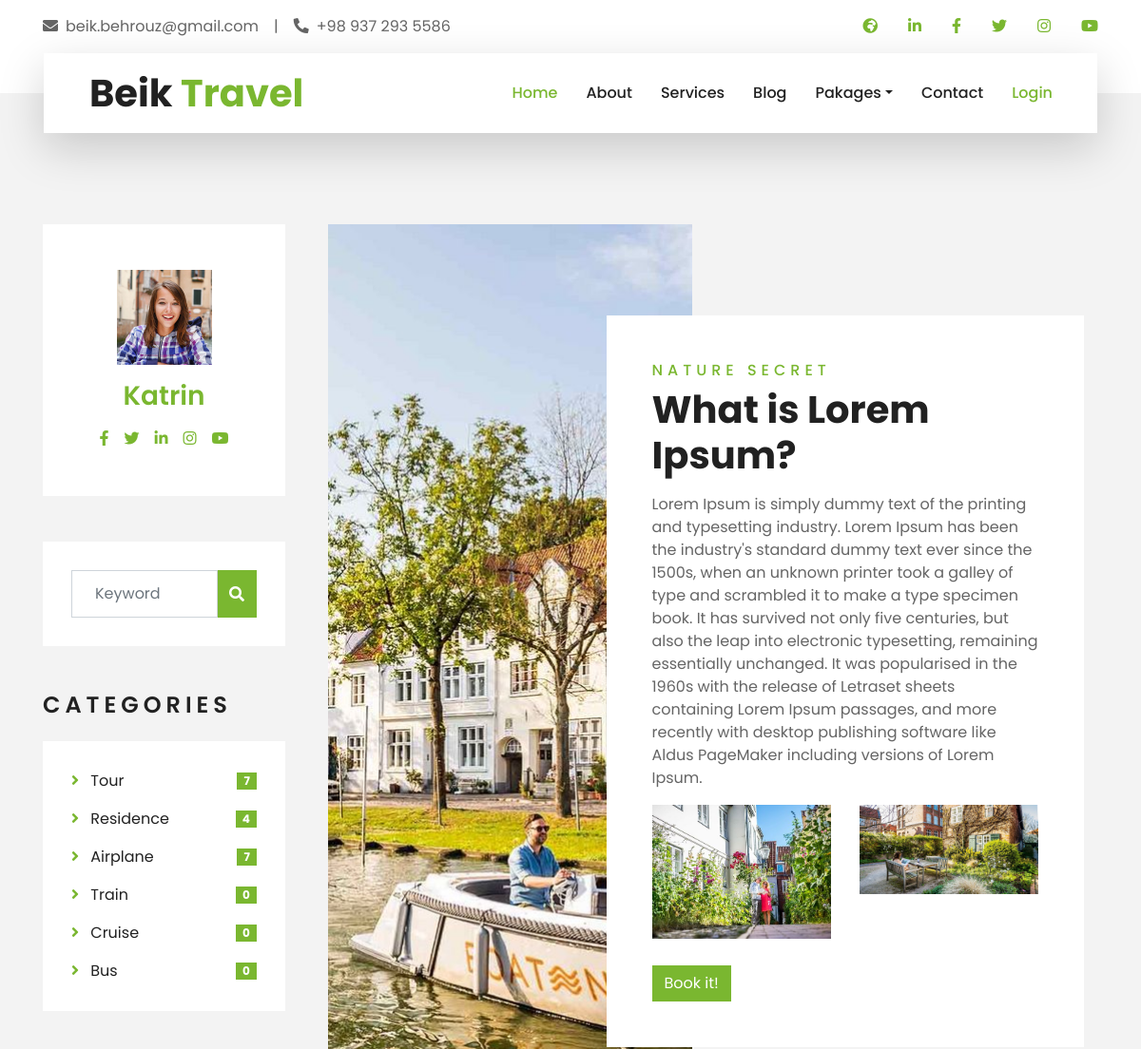
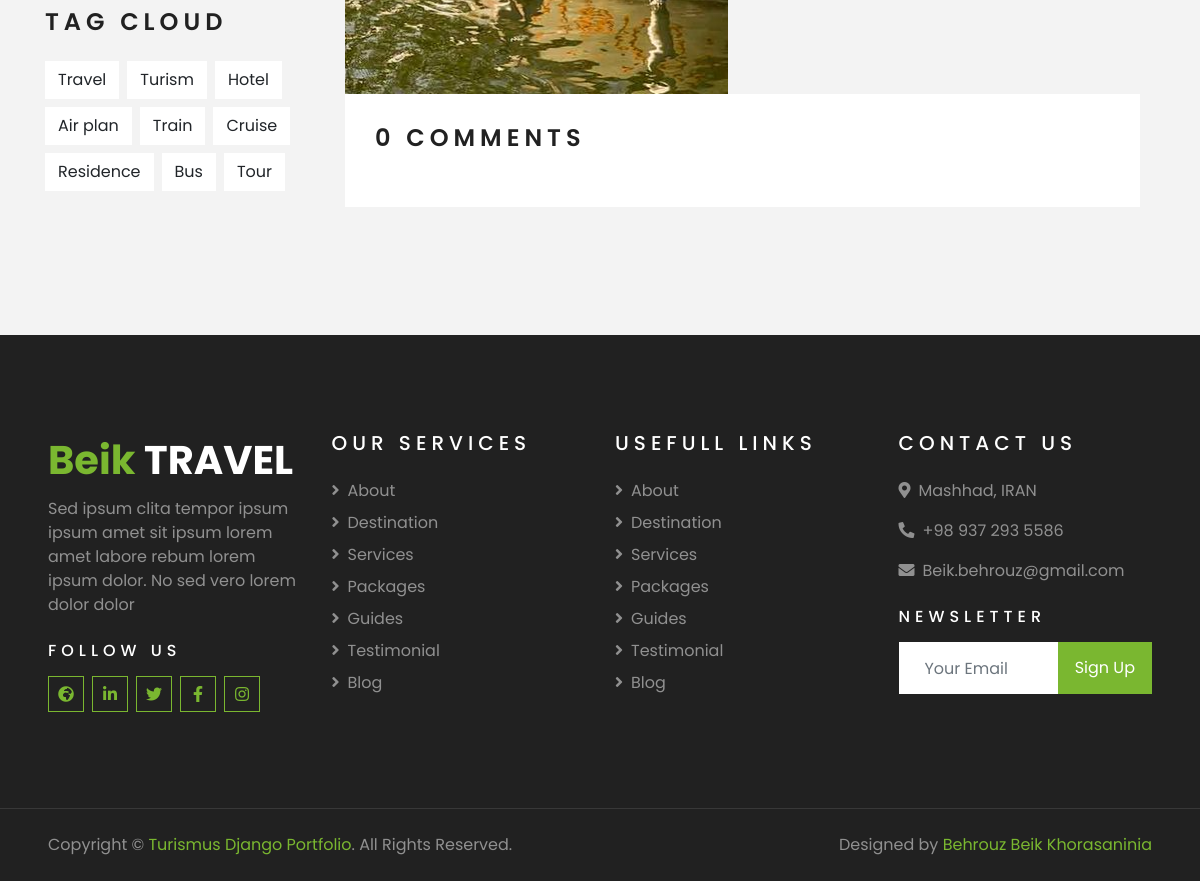
/Blog/blogdetail/4/, run on the app's committed database (2 pictures, top to bottom).
### Account/models.py (models this page shows, shortened)
class CustomUser (AbstractBaseUser, PermissionsMixin):
    USERTYPE=(
        ('Ma','MASTER'),
        ('Tr','TRAVELER'),
        ('Us','USER'),
        ('Bl','BLOGER'),
        ('Gu', 'GUIDE'),
    )
    username = models.CharField ( max_length=100, blank=True,null=True )
    mobile  = models.CharField ( max_length=15, default='0' )
    email = models.EmailField(unique=True)
    usertype = models.CharField ( max_length=2, choices=USERTYPE, default='Us' )
    firstname  = models.CharField ( blank=True,null=True,max_length=50 )
    lastname  = models.CharField ( blank=True,null=True,max_length=50 )
    first_name  = models.CharField ( blank=True,null=True,max_length=50 )
    last_name  = models.CharField ( blank=True,null=True,max_length=50 )
    unicid  = models.CharField ( max_length=10, unique=True )
    birthday  = models.DateTimeField ( blank=True,null=True )
    gender  = models.BooleanField ( blank=True,null=True )
    status = models.BooleanField(default=False)
    image = models.ImageField ( blank=True,null=True,upload_to='Profile' )
    city = models.ForeignKey(to='Home.City', on_delete=models.CASCADE, blank=True,null=True)
    profesional = models.CharField ( max_length=50, blank=True, null=True )
    is_superuser = models.BooleanField(default=False)
    is_staff = models.BooleanField(default=False)
    is_active = models.BooleanField(default=False)
    date_joined = models.DateTimeField(blank=True, null=True)
    USERNAME_FIELD = 'email'
    EMAIL_FIELD = 'email'
    REQUIRED_FIELDS = []
    objects = UserManager()

### Blog/models.py (models this page shows, shortened)
class ArticleImg(models.Model):
    title = models.CharField(max_length=15, default="0")
    image = models.ImageField(upload_to='Frame')
    article = models.ForeignKey(Article, on_delete=models.CASCADE)
    imgOrder = models.PositiveIntegerField()

class Article(models.Model):
    STATUS_CHOISES =(
        ('pub' , 'Published'),
        ('drf', 'Draft'),
    )
    title = models.CharField(max_length=50)
    frame = models.ForeignKey(Frame, on_delete=models.CASCADE)
    create = models.DateTimeField(auto_now_add=True)
    update = models.DateTimeField(auto_now=True)
    author = models.ForeignKey( CustomUser, on_delete=models.CASCADE )
    status = models.CharField(choices=STATUS_CHOISES,max_length=3,default='drf')

class ArticlePart(models.Model):
    partTitle = models.CharField(max_length=50)
    text = models.TextField()
    article = models.ForeignKey(Article, on_delete=models.CASCADE)
    partOrder = models.PositiveIntegerField()

class ArticleLink(models.Model):
    title = models.CharField(max_length=50, default="0")
    link = models.CharField(max_length=150)
    article = models.ForeignKey(Article, on_delete=models.CASCADE)
    linkOrder = models.PositiveIntegerField()

### Blog/views.py (the view)
# urls.py: path('blogdetail/<int:articleid>/', views.blogdetail, name='blogdetail'),
def blogdetail(request, articleid):
    class counter():
        tour = Tour.objects.all().count()
        airplane = Transport.objects.filter(beginning__type='Pl').count()
        train = Transport.objects.filter(beginning__type='Tr').count()
        bus = Transport.objects.filter(beginning__type='BU').count()
        cruise = Transport.objects.filter(beginning__type='Cr').count()
        residence = Residence.objects.all().count()
    class MyArticle:
        def __init__(self, selectarticle):
            self.id = selectarticle.id
            self.parts = ArticlePart.objects.filter(article_id=selectarticle.id).order_by('partOrder')
            self.images = ArticleImg.objects.filter(article_id=selectarticle.id).order_by('imgOrder')
            self.links = ArticleLink.objects.filter(article_id=selectarticle.id).order_by('linkOrder')
            self.title = selectarticle.title
            self.frame = selectarticle.frame.htmlFileName
            self.create = selectarticle.create
            self.month = (datetime.datetime.strptime(str(self.create.month), "%m")).strftime("%b")
            self.update = selectarticle.update
            self.author = selectarticle.author
            self.status = selectarticle.status
    myarticle = MyArticle(Article.objects.get(id=articleid))
    comments = Comment.objects.filter(article_id=articleid, active=True)
    context = {
        'counter':counter,
        'myarticle' : myarticle,
        'comments':comments,
    }
    return (render(request,'Blog/blogdetail.html',context))

### Blog/templates/Blog/blogdetail.html (shortened to what this page needs)
{% extends '_base.html' %}
{% load static %}
{% load djmoney %}
{% block static%}
    <link href="{% static 'lib/owlcarousel/assets/owl.carousel.min.css' %}" rel="stylesheet">
    <link href="{% static 'lib/tempusdominus/css/tempusdominus-bootstrap-4.min.css' %}" rel="stylesheet" />
    <link href="{% static 'css/style.css' %}" rel="stylesheet">
    <link href="{% static 'css/newstyle.css' %}" rel="stylesheet">
{%endblock%}
{% block body %}
    <div class="container-fluid py-5">
        <div class="container py-5">
            <div class="row">
                <div class="col-lg-3 mt-5 mt-lg-0">
                    <div class="d-flex flex-column text-center bg-white mb-5 py-5 px-4">
                        {% if myarticle.author.image %}
                        <img src="{{ myarticle.author.image.url }}" alt="{{ myarticle.author.firstname }}" class="img-fluid mx-auto mb-3" style="width: 100px;">
                        {% endif %}
                        <h3 class="text-primary mb-3">{{ myarticle.author.firstname }}</h3>
                        <div class="d-flex justify-content-center">
                            <a class="text-primary px-2" href="">
                                <i class="fab fa-facebook-f"></i>
                            </a>
                            <a class="text-primary px-2" href="">
                                <i class="fab fa-twitter"></i>
                            </a>
                            <a class="text-primary px-2" href="">
                                <i class="fab fa-linkedin-in"></i>
                            </a>
                            <a class="text-primary px-2" href="">
                                <i class="fab fa-instagram"></i>
                            </a>
                            <a class="text-primary px-2" href="">
                                <i class="fab fa-youtube"></i>
                            </a>
                        </div>
                    </div>
                    <div class="mb-5">
                        <div class="bg-white" style="padding: 30px;">
                            <div class="input-group">
                                <input type="text" class="form-control p-4" placeholder="Keyword">
                                <div class="input-group-append">
                                    <span class="input-group-text bg-primary border-primary text-white"><i
                                            class="fa fa-search"></i></span>
                                </div>
                            </div>
                        </div>
                    </div>
                    <div class="mb-5">
                        <h4 class="text-uppercase mb-4" style="letter-spacing: 5px;">Categories</h4>
                        <div class="bg-white" style="padding: 30px;">
                            <ul class="list-inline m-0">
                                <li class="mb-3 d-flex justify-content-between align-items-center">
                                    <a class="text-dark" href="#">
                                        <i class="fa fa-angle-right text-primary mr-2"></i>
                                        Tour
                                    </a>
                                    <span class="badge badge-primary badge-pill">{{ counter.tour }}</span>
                                </li>
                                <li class="mb-3 d-flex justify-content-between align-items-center">
                                    <a class="text-dark" href="#">
                                        <i class="fa fa-angle-right text-primary mr-2"></i>
                                        Residence
                                    </a>
                                    <span class="badge badge-primary badge-pill">{{ counter.residence }}</span>
                                </li>
                                <li class="mb-3 d-flex justify-content-between align-items-center">
                                    <a class="text-dark" href="#">
                                        <i class="fa fa-angle-right text-primary mr-2"></i>
                                        Airplane
                                    </a>
                                    <span class="badge badge-primary badge-pill">{{ counter.airplane }}</span>
                                </li>
                                <li class="mb-3 d-flex justify-content-between align-items-center">
                                    <a class="text-dark" href="#">
                                        <i class="fa fa-angle-right text-primary mr-2"></i>
                                        Train
                                    </a>
                                    <span class="badge badge-primary badge-pill">{{ counter.train }}</span>
                                </li>
                                <li class="mb-3 d-flex justify-content-between align-items-center">
                                    <a class="text-dark" href="#">
                                        <i class="fa fa-angle-right text-primary mr-2"></i>
                                        Cruise
                                    </a>
                                    <span class="badge badge-primary badge-pill">{{ counter.cruise }}</span>
                                </li>
                                <li class="d-flex justify-content-between align-items-center">
                                    <a class="text-dark" href="#">
                                        <i class="fa fa-angle-right text-primary mr-2"></i>
                                        Bus
                                    </a>
                                    <span class="badge badge-primary badge-pill">{{ counter.bus }}</span>
                                </li>
                            </ul>
                        </div>
                    </div>
                    <div class="mb-5">
                        <h4 class="text-uppercase mb-4" style="letter-spacing: 5px;">Tag Cloud</h4>
                        <div class="d-flex flex-wrap m-n1">
                            <a href="" class="btn btn-light m-1">Travel</a>
                            <a href="" class="btn btn-light m-1">Turism</a>
                            <a href="" class="btn btn-light m-1">Hotel</a>
                            <a href="" class="btn btn-light m-1">Air plan</a>
                            <a href="" class="btn btn-light m-1">Train</a>
                            <a href="" class="btn btn-light m-1">Cruise</a>
                            <a href="" class="btn btn-light m-1">Residence</a>
                            <a href="" class="btn btn-light m-1">Bus</a>
                            <a href="" class="btn btn-light m-1">Tour</a>
                        </div>
                    </div>
                </div>
                <div class="col-lg-9">
                        <div class="col-lg-12">
                            {% include myarticle.frame %}
                        </div>
                        <div class="col-lg-12">
                            <div class="bg-white" style="padding: 30px; margin-bottom: 30px;">
                                <h4 class="text-uppercase mb-4" style="letter-spacing: 5px;">{{ comments.count }} Comments</h4>
                            </div>
                        </div>
                </div>
            </div>
        </div>
    </div>
    {% endblock %}

### templates/blogFrame1.html
{% load static %}
        <div class="row">
            <div class="col-lg-6" style="min-height: 500px;">
                <div class="position-relative h-100">
                    <img class="position-absolute w-100 h-100" src="{{ myarticle.images.0.image.url }}" alt="{{ myarticle.title }}" style="object-fit: cover;">
                </div>
            </div>
            <div class="col-lg-6 pt-5 pb-lg-5">
                <div class="about-text bg-white p-4 p-lg-5 my-lg-5">
                    <h6 class="text-primary text-uppercase" style="letter-spacing: 5px;">{{ myarticle.title }}</h6>
                    <h1 class="mb-3">{{ myarticle.parts.0.partTitle }}</h1>
                    <p>{{ myarticle.parts.0.text }}</p>
                    <div class="row mb-4">
                        <div class="col-6">
                            <img class="img-fluid" src="{{ myarticle.images.1.image.url }}" alt="{{ myarticle.images.1.title }}">
                        </div>
                        <div class="col-6">
                            <img class="img-fluid" src="{{ myarticle.images.2.image.url }}" alt="{ myarticle.images.2.title }}">
                        </div>
                    </div>
                    <a href="{{ myarticle.links.0.link }}" class="btn btn-primary mt-1">{{ myarticle.links.0.title }}</a>
                </div>
            </div>
        </div>

### data on the page
CustomUser: author.image (picture), author.firstname "Katrin"
ArticleImg: images.0.image (picture)
Article: title "NATURE SECRET"
ArticlePart: parts.0.partTitle "What is Lorem Ipsum?", parts.0.text "Lorem Ipsum is simply dummy text of the printing and typesetting industry. Lorem Ipsum has been the industry's standard dummy text ever since the 1500s, when an unknown printer took a galley of type and scrambled it to make a type specimen book. It has survived not only five centuries, but also the leap into electronic typesetting, remaining essentially unchanged. It was popularised in the 1960s with the release of Letraset sheets containing Lorem Ipsum passages, and more recently with desktop publishing software like Aldus PageMaker including versions of Lorem Ipsum."
ArticleImg: images.1.image (picture)
ArticleImg: images.2.image (picture)
ArticleLink: links.0 "Book it!"

### other printed values
{{ counter.tour }} "7"
{{ counter.residence }} "4"
{{ counter.airplane }} "7"
{{ counter.train }} "0"
{{ counter.cruise }} "0"
{{ counter.bus }} "0"
{{ comments.count }} "0"
